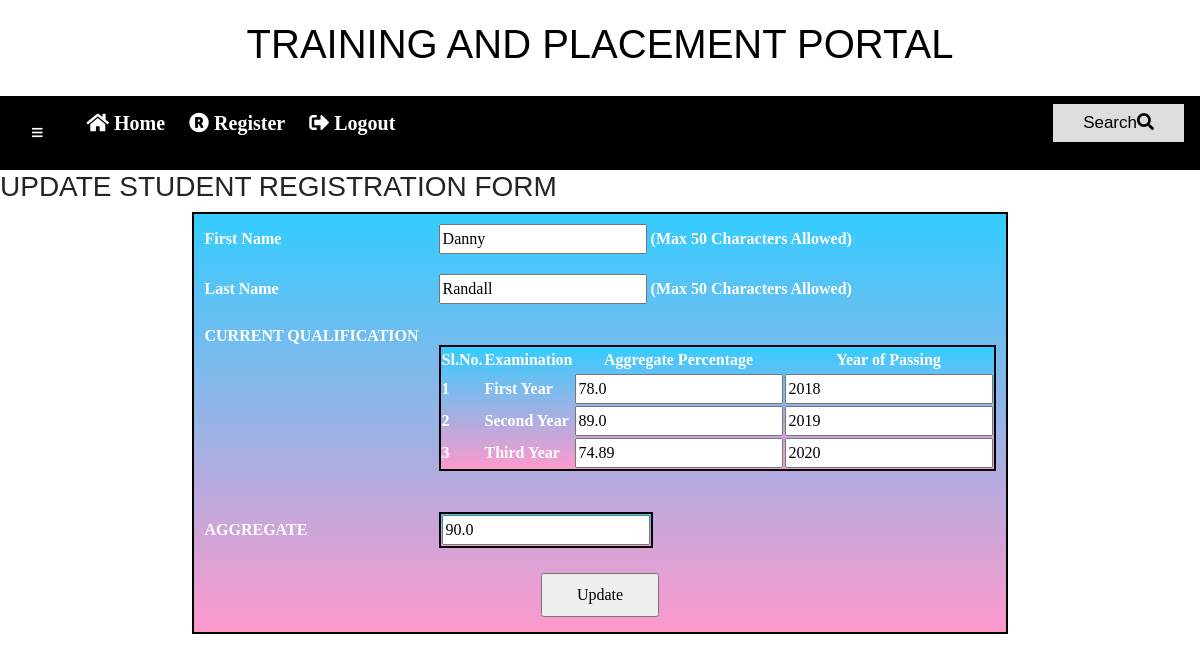
Screenshot of /edit/17 with the database file from the repository.
### basic_app/models.py (models this page shows)
class Student(models.Model):
	Username=models.CharField(max_length=100)
	FirstName=models.CharField(max_length=100)
	LastName=models.CharField(max_length=100)
	EmailID=models.EmailField()
	MobileNumber=models.CharField(max_length=100)
	GENDER_CHOICE=(
		('Male',"Male"),
		('Female',"Female"),
		)
	Gender = models.CharField(choices=GENDER_CHOICE , max_length=128)
	Address=models.TextField()
	City=models.CharField(max_length=70)
	State=models.CharField(max_length=100)
	Country=models.CharField(max_length=100)
	ClassX_Board=models.CharField(max_length=100)
	ClassX_Percentage=models.FloatField(max_length=100)
	ClassX_YrOfPassing=models.CharField(max_length=100)
	ClassXII_Board=models.CharField(max_length=100)
	ClassXII_Percentage =models.FloatField(max_length=100)
	ClassXII_YrOfPassing=  models.CharField(max_length=100)
	Fagg_percentage=models.FloatField(max_length=100)
	F_YroPassing=models.CharField(max_length=100)
	Sagg_percentage=models.FloatField(max_length=100)
	S_YroPassing=models.CharField(max_length=100)
	Tagg_percentage=models.FloatField(max_length=100)
	T_YroPassing=models.CharField(max_length=100)
	Total=models.FloatField(max_length=100)
	class Meta:
		db_table="student"

### basic_app/views.py (the view)
# urls.py: path('edit/<int:id>',views.edit,name='edit'),
def edit(request,id):
    s_edit=Student.objects.get(id=id)
    return render(request,'edit.html',{'s_edit':s_edit})

### basic_app/templates/basic_app/edit.html (shortened to what this page needs)
<!DOCTYPE html>
{% extends "base1.html" %}
{% load staticfiles %}
{% block content %}
<html>
<body>
</head>
<body>
  <div id = "container">
      <form id="myForm" class="Update-info" action ='/update/{{s_edit.id}}' method="POST">
<h3>UPDATE STUDENT REGISTRATION FORM</h3>
<table align="center" cellpadding = "10">
    <tr>
<td>First Name</td>
<td><input type="text" name="FirstName" maxlength="50" value="{{s_edit.FirstName}}" required />
(Max 50 Characters Allowed)
</td>
</tr>
<tr>
<td>Last Name</td>
<td><input type="text" name="LastName" maxlength="50" value="{{s_edit.LastName}}" required />
(Max 50 Characters Allowed)
</td>
</tr>
<tr>
<td>CURRENT QUALIFICATION <br /><br /><br /><br /><br /><br /><br /></td>
<td>
<table>
<tr>
<td align="center"><b>Sl.No.</b></td>
<td align="center"><b>Examination</b></td>
<td align="center"><b>Aggregate Percentage</b></td>
<td align="center"><b>Year of Passing</b></td>
</tr>
<tr>
<td>1</td>
<td>First Year</td>
<td><input type="text" name="Fagg_percentage" maxlength="30" value="{{s_edit.Fagg_percentage}}" required /></td>
<td><input type="text" name="F_YroPassing" maxlength="30" value="{{s_edit.F_YroPassing}}"  required /></td>
</tr>
<tr>
<td>2</td>
<td>Second Year</td>
<td><input type="text" name="Sagg_percentage" maxlength="30" value="{{s_edit.Sagg_percentage}}" required /></td>
<td><input type="text" name="S_YroPassing" maxlength="30" value="{{s_edit.S_YroPassing}}"  required /></td>
</tr>
<tr>
<td>3</td>
<td>Third Year</td>
<td><input type="text" name="Tagg_percentage" maxlength="30" value="{{s_edit.Tagg_percentage}}" required /></td>
<td><input type="text" name="T_YroPassing" maxlength="30" value="{{s_edit.T_YroPassing}}" required /></td>
</tr>
</table>
</td>
</tr>
<tr>
<td>AGGREGATE <br /></td>
<td>
<table>
<tr>
  <td>
    <input type="text" name="Total" maxlength="30" value="{{s_edit.Total}}" required>
  </td>
</tr>
</table>
</td>
</tr>
<tr>
<td colspan="2" align="center">
<input type="submit" value="Update">
</td>
</tr>
</table>
</form>
</div>
</body>
</html>
 {% endblock %}

### basic_app/templates/basic_app/base1.html (style rules this page uses)
body { margin: 0; font-family: Arial, Helvetica, sans-serif; }

### basic_app/templates/basic_app/edit.html (style rules this page uses)
table { font-family: verdana; color:white; font-size: 16px; font-style: normal; font-weight: bold; background: linear-gradient(to bottom, #33ccff 0%, #ff99cc 100%); border-collapse: collapse; border: 2px solid #000000; }
input[type=submit], input[type=reset] { width: 15%; padding: 8px 12px; margin: 5px 0; box-sizing: border-box; }

### rows the page displays
Student: FirstName "Danny", LastName "Randall", Fagg_percentage "78.0", F_YroPassing "2018", Sagg_percentage "89.0", S_YroPassing "2019", Tagg_percentage "74.89", T_YroPassing "2020", Total "90.0"
